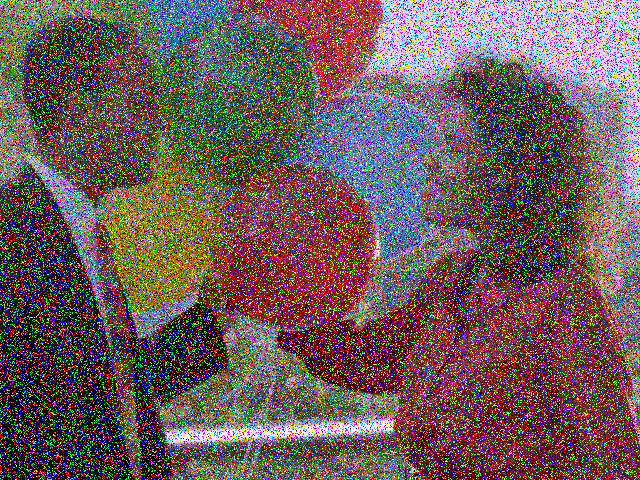
#> input picture noiseImage.png, 640 x 480 px
$ jupyter execute DomainFrekuensi_PCD.ipynb   (older library calls are emulated)
#> lines starting #> are read from the running program, lines starting #| are printed output that depends on the picture; after the words box and inside, x2 and y2 are one past the last pixel; in counts of white or black regions, pixels touching at a corner belong together
<a href="https://colab.research.google.com/github/mgading13/PCD_DomainFrekuensi/blob/main/DomainFrekuensi_PCD.ipynb" target="_parent"></a>

[cell 1]
import cv2
import numpy as np
import matplotlib.pyplot as plt

[cell 2]
# Load image
image = cv2.imread('noiseImage.png', cv2.IMREAD_GRAYSCALE)
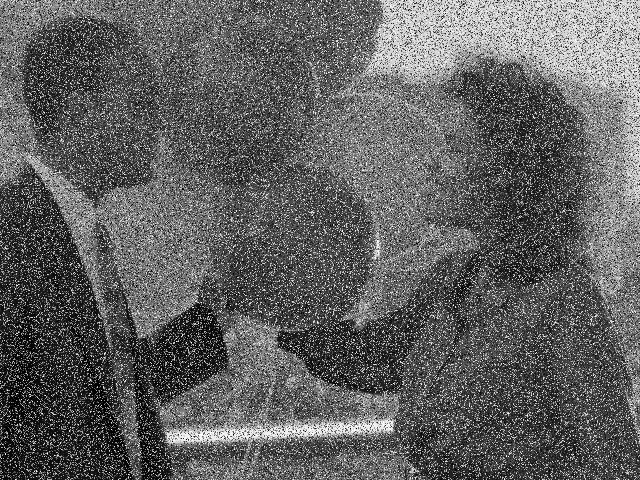
#> image: shape (480, 640); min 0, max 255, mean 96.4

[cell 3]
def fft(image):
    f = np.fft.fft2(image)
    fshift = np.fft.fftshift(f)
    magnitude_spectrum = 20 * np.log(np.abs(fshift))
    return magnitude_spectrum

[cell 4]
def dft(image):
    f = np.fft.fft2(image)
    fshift = np.fft.fftshift(f)
    magnitude_spectrum = np.abs(fshift)
    return magnitude_spectrum

[cell 5]
def ideal_lowpass_filter(image, d):
    rows, cols = image.shape
    crow, ccol = rows // 2, cols // 2
    mask = np.zeros((rows, cols), np.uint8)
    mask[crow - d:crow + d, ccol - d:ccol + d] = 1
    return mask

[cell 6]
def butterworth_lowpass_filter(image, d, n):
    rows, cols = image.shape
    crow, ccol = rows // 2, cols // 2
    mask = np.zeros((rows, cols), np.uint8)
    for i in range(rows):
        for j in range(cols):
            mask[i, j] = 1 / (1 + ((np.sqrt((i - crow) ** 2 + (j - ccol) ** 2)) / d) ** (2 * n))
    return mask

[cell 7]
def gaussian_lowpass_filter(image, d):
    rows, cols = image.shape
    crow, ccol = rows // 2, cols // 2
    mask = np.zeros((rows, cols), np.uint8)
    for i in range(rows):
        for j in range(cols):
            mask[i, j] = np.exp(-((i - crow) ** 2 + (j - ccol) ** 2) / (2 * d ** 2))
    return mask

[cell 8]
def ideal_highpass_filter(image, d):
    return 1 - ideal_lowpass_filter(image, d)

[cell 9]
def butterworth_highpass_filter(image, d, n):
    return 1 - butterworth_lowpass_filter(image, d, n)

[cell 10]
def gaussian_highpass_filter(image, d):
    return 1 - gaussian_lowpass_filter(image, d)

[cell 11]
def unsharp_masking(image, alpha):
    blurred = cv2.GaussianBlur(image, (5, 5), 0)
    mask = cv2.addWeighted(image, 1 + alpha, blurred, -alpha, 0)
    return mask

[cell 12]
def laplacian_frequency(image):
    laplacian = cv2.Laplacian(image, cv2.CV_64F)
    return laplacian

[cell 13]
def selective_filtering(image, mask):
    f = np.fft.fft2(image)
    fshift = np.fft.fftshift(f)
    fshift = fshift * mask
    f_ishift = np.fft.ifftshift(fshift)
    image_back = np.fft.ifft2(f_ishift)
    image_back = np.abs(image_back)
    return image_back

[cell 14]
# Perform FFT
fft_result = fft(image)
#> in fft, `magnitude_spectrum = 20 * np.log(np.abs(fshift))`:
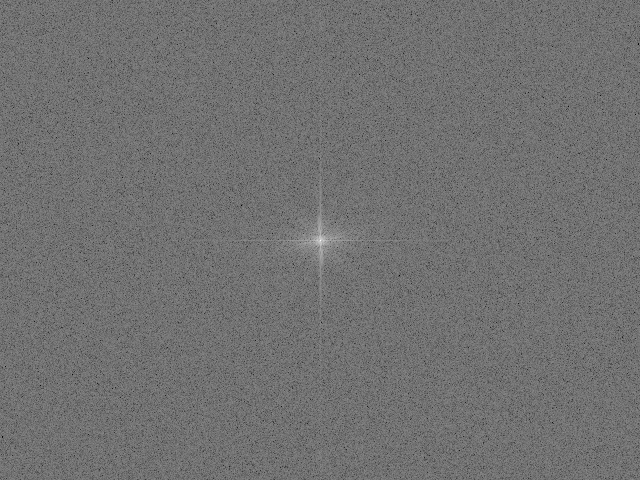
#> magnitude_spectrum: shape (480, 640) float64; min 84.43, max 344.1, mean 199.7; drawn with min black and max white

[cell 15]
# Perform DFT
dft_result = dft(image)

[cell 16]
# Apply Ideal Lowpass Filter
ideal_lp_filter = ideal_lowpass_filter(image, 50)
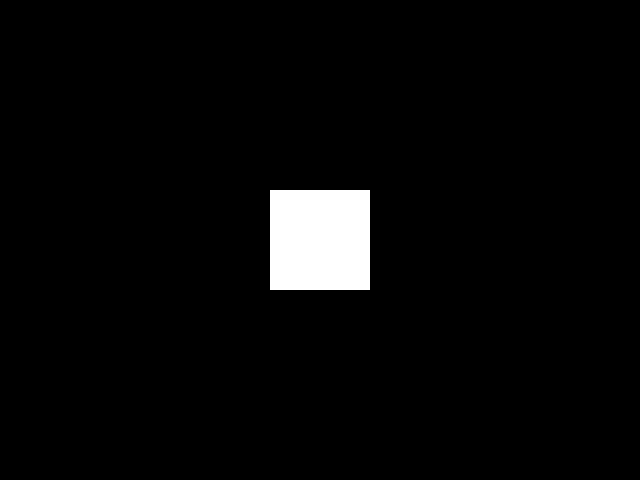
#> ideal_lp_filter: shape (480, 640); values 0 (black) and 1 (white), 3.3% white; 1 white region, box (x1, y1, x2, y2) and area: (270, 190, 370, 290) 10000
filtered_image_ideal_lp = selective_filtering(image, ideal_lp_filter)
#> in selective_filtering, `image_back = np.abs(image_back)`:
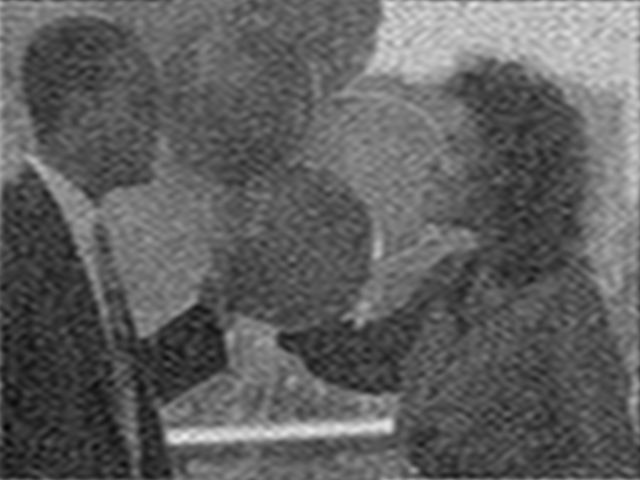
#> image_back: shape (480, 640) float64; min 3.94, max 238.3, mean 96.4

[cell 17]
# Apply Butterworth Lowpass Filter
butterworth_lp_filter = butterworth_lowpass_filter(image, 50, 2)
#> after the loop in butterworth_lowpass_filter, `for i in range(rows):`:
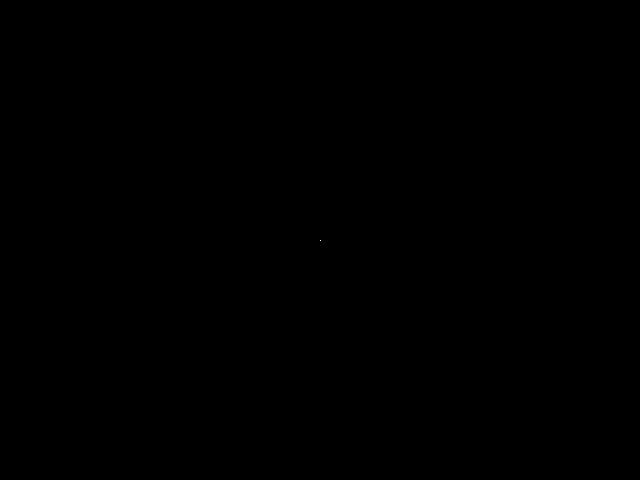
#> mask: shape (480, 640); values 0 (black) and 1 (white), 0% white in thin lines or dots, all inside (x1, y1, x2, y2) = (320, 240, 321, 241)
filtered_image_butterworth_lp = selective_filtering(image, butterworth_lp_filter)
#> in selective_filtering (call 2), `image_back = np.abs(image_back)`: image_back: shape (480, 640) float64; every value is 96.38

[cell 18]
# Apply Gaussian Lowpass Filter
gaussian_lp_filter = gaussian_lowpass_filter(image, 50)
filtered_image_gaussian_lp = selective_filtering(image, gaussian_lp_filter)

[cell 19]
# Apply Ideal Highpass Filter
ideal_hp_filter = ideal_highpass_filter(image, 50)
filtered_image_ideal_hp = selective_filtering(image, ideal_hp_filter)
#> in selective_filtering (call 4), `image_back = np.abs(image_back)`:
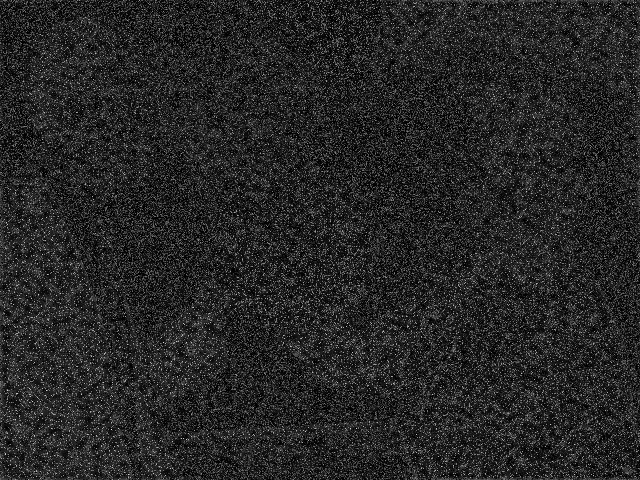
#> image_back: shape (480, 640) float64; min 0.0316, max 234, mean 38.8

[cell 20]
# Apply Butterworth Highpass Filter
butterworth_hp_filter = butterworth_highpass_filter(image, 50, 2)
filtered_image_butterworth_hp = selective_filtering(image, butterworth_hp_filter)
#> in selective_filtering (call 5), `image_back = np.abs(image_back)`:
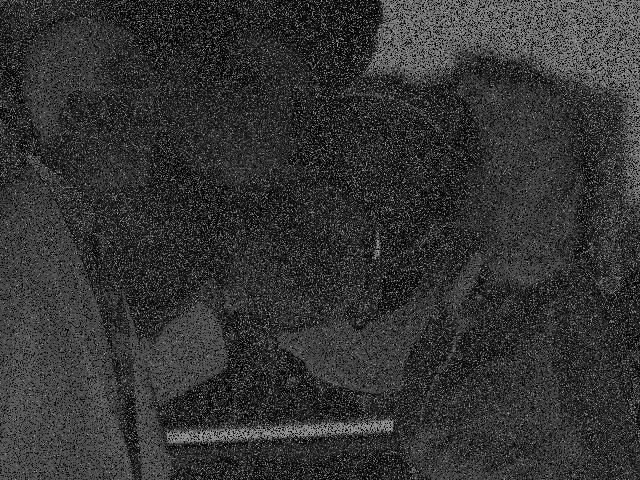
#> image_back: shape (480, 640) float64; min 0.377, max 158.6, mean 52.1

[cell 21]
# Apply Gaussian Highpass Filter
gaussian_hp_filter = gaussian_highpass_filter(image, 50)
filtered_image_gaussian_hp = selective_filtering(image, gaussian_hp_filter)

[cell 22]
# Apply Unsharp Masking
unsharp_masked_image = unsharp_masking(image, 1.5)
#> in unsharp_masking, `blurred = cv2.GaussianBlur(image, (5, 5), 0)`:
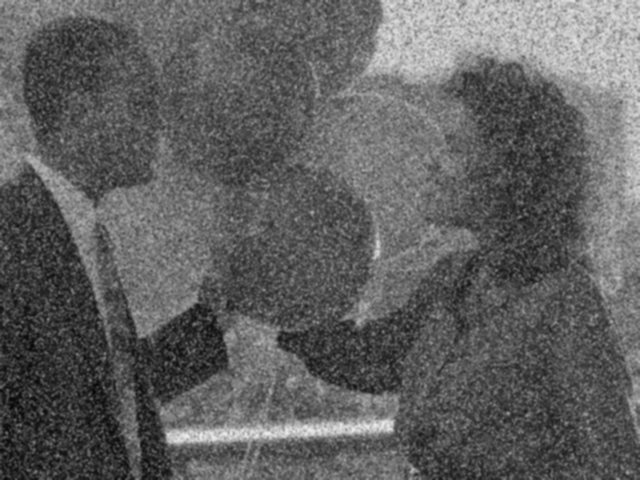
#> blurred: shape (480, 640); min 7, max 237, mean 96.4
#> in unsharp_masking, `mask = cv2.addWeighted(image, 1 + alpha, blurred, -alpha, 0)`:
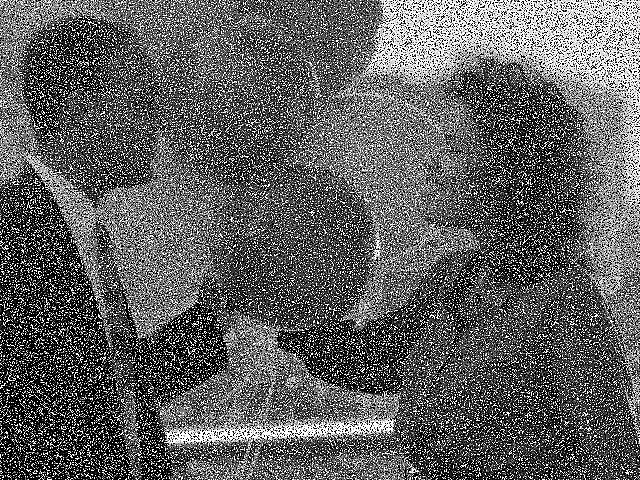
#> mask: shape (480, 640); min 0, max 255, mean 96.3

[cell 23]
# Apply Laplacian Frequency
laplacian_frequency_result = laplacian_frequency(image)
#> in laplacian_frequency, `laplacian = cv2.Laplacian(image, cv2.CV_64F)`:
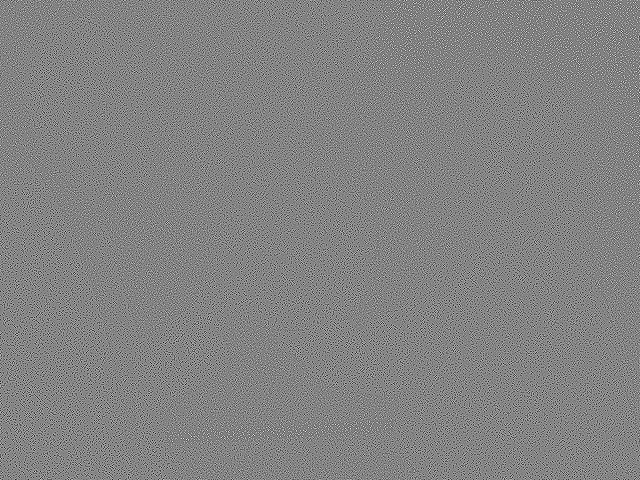
#> laplacian: shape (480, 640) float64; min -990, max 935, mean 0; drawn with min black and max white

[cell 24]
# Apply Selective Filtering
selective_filter_mask = ideal_lowpass_filter(image, 50)
selective_filtered_image = selective_filtering(image, selective_filter_mask)

[cell 25]
# # Display results
# plt.figure(figsize=(10, 10))

[cell 26]
# Display results
plt.figure(figsize=(20, 10))  # Menentukan ukuran figur plot secara global
# plt.figure(figsize=(20, 15))
plt.subplot(1, 4, 1)
plt.title("Original Image")
plt.imshow(image, cmap='gray', aspect='equal')
plt.subplot(1, 4, 2)
plt.title("FFT")
plt.imshow(fft_result, cmap='gray', aspect='equal')
plt.subplot(1, 4, 3)
plt.title("DFT")
plt.imshow(dft_result, cmap='gray', aspect='equal')
plt.subplot(1, 4, 4)
plt.title("Ideal Lowpass Filter")
plt.imshow(filtered_image_ideal_lp, cmap='gray', aspect='equal')
plt.show()
plt.figure(figsize=(20, 10))  # Menentukan ukuran figur plot secara global
# plt.figure(figsize=(20, 15))
plt.subplot(1, 4, 1)
plt.title("Butterworth Lowpass Filter")
plt.imshow(filtered_image_butterworth_lp, cmap='gray', aspect='equal')
plt.subplot(1, 4, 2)
plt.title("Gaussian Lowpass Filter")
plt.imshow(filtered_image_gaussian_lp, cmap='gray', aspect='equal')
plt.subplot(1, 4, 3)
plt.title("Ideal Highpass Filter")
plt.imshow(filtered_image_ideal_hp, cmap='gray', aspect='equal')
plt.subplot(1, 4, 4)
plt.title("Butterworth Highpass Filter")
plt.imshow(filtered_image_butterworth_hp, cmap='gray', aspect='equal')
plt.show()
plt.figure(figsize=(20, 10))  # Menentukan ukuran figur plot secara global
# plt.figure(figsize=(20, 15))
plt.subplot(1, 4, 1)
plt.title("Gaussian Highpass Filter")
plt.imshow(filtered_image_gaussian_hp, cmap='gray', aspect='equal')
plt.subplot(1, 4, 2)
plt.title("Unsharp Masking")
plt.imshow(unsharp_masked_image, cmap='gray', aspect='equal')
plt.subplot(1, 4, 3)
plt.title("Laplacian Frequency")
plt.imshow(laplacian_frequency_result, cmap='gray', aspect='equal')
plt.subplot(1, 4, 4)
plt.title("Selective Filtering")
plt.imshow(selective_filtered_image, cmap='gray', aspect='equal')
plt.show()
